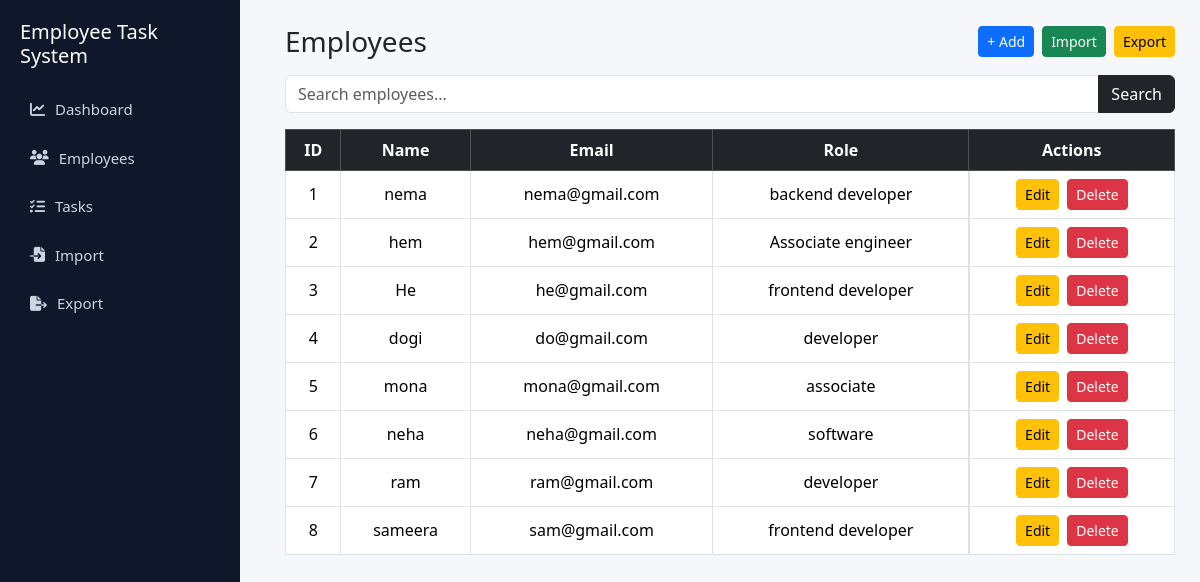
/employees/, run on an earlier commit of the app's database.
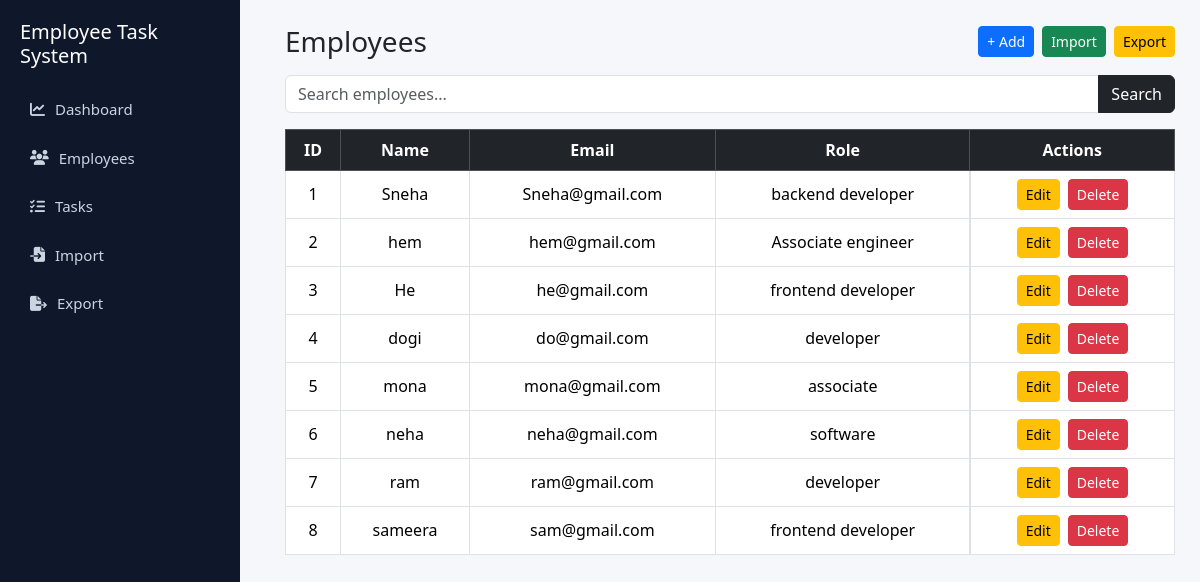
And on a later commit of the database.
### employees/models.py (models this page shows, shortened)
class Employee(models.Model):
    name = models.CharField(max_length=100)
    email = models.EmailField(unique=True)
    phone = models.CharField(max_length=15, blank=True, null=True)
    role = models.CharField(max_length=100, blank=True, null=True)  # ✅ add this
    joined_date = models.DateTimeField(auto_now_add=True)

### employees/views.py (the view)
# urls.py: path('employees/', views.employee_list, name='employee_list'),
def employee_list(request):
    search = request.GET.get("search", "")
    if search:
        employees = Employee.objects.filter(
            Q(name__icontains=search) |
            Q(email__icontains=search) |
            Q(role__icontains=search)
        ).order_by('-id')
    else:
        employees = Employee.objects.all().order_by('-id')
    return render(request, 'employees/employee_list.html', {
        "employees": employees,
        "search": search
    })

### employees/templates/employees/employee_list.html (shortened to what this page needs)
{% extends 'employees/base.html' %}
{% block content %}
<div class="d-flex justify-content-between align-items-center mb-3 flex-wrap">
  <h3 class="m-0">Employees</h3>
  <div class="d-flex gap-2 flex-wrap buttons-bar">
    <a href="{% url 'add_employee' %}" class="btn btn-primary btn-sm">+ Add</a>
    <a href="{% url 'import_excel' %}" class="btn btn-success btn-sm">Import</a>
    <a href="{% url 'export_excel' %}" class="btn btn-warning btn-sm">Export</a>
  </div>
</div>
<form method="get" class="mb-3 w-100">
  <div class="input-group search-bar">
    <input type="text" name="search" value="{{ search }}" placeholder="Search employees..." class="form-control">
    <button class="btn btn-dark">Search</button>
  </div>
</form>
<div class="card-box table-shadow">
  <div class="table-responsive">
    <table class="table align-middle text-center table-bordered">
      <thead class="table-dark">
        <tr>
          <th>ID</th>
          <th>Name</th>
          <th>Email</th>
          <th>Role</th>
          <th>Actions</th>
        </tr>
      </thead>
      <tbody>
        {% for e in employees %}
        <tr>
          <td>{{ forloop.counter }}</td>
          <td>{{ e.name }}</td>
          <td>{{ e.email }}</td>
          <td>{{ e.role }}</td>
          <td class="d-flex justify-content-center gap-2 flex-wrap">
            <a class="btn btn-sm btn-warning" href="{% url 'edit_employee' e.id %}">Edit</a>
            <form action="{% url 'delete_employee' e.id %}" method="POST">
              <button class="btn btn-sm btn-danger">Delete</button>
            </form>
          </td>
        </tr>
        {% empty %}
        <tr>
          <td colspan="5" class="text-center">No employees found</td>
        </tr>
        {% endfor %}
      </tbody>
    </table>
  </div>
</div>
{% endblock %}

### employees/templates/employees/base.html (shortened to what this page needs)
<!DOCTYPE html>
<html lang="en">
<head>
<link href="https://cdn.jsdelivr.net/npm/bootstrap@5.3.2/dist/css/bootstrap.min.css" rel="stylesheet">
<link rel="stylesheet" href="https://cdnjs.cloudflare.com/ajax/libs/font-awesome/6.5.0/css/all.min.css">
</head>
<body>
<div class="sidebar d-none d-lg-flex">
  <h5>Employee Task System</h5>
  <a href="{% url 'dashboard' %}"><i class="fa fa-chart-line"></i> Dashboard</a>
  <a href="{% url 'employee_list' %}"><i class="fa fa-users"></i> Employees</a>
  <a href="{% url 'task_list' %}"><i class="fa fa-tasks"></i> Tasks</a>
  <a href="{% url 'import_excel' %}"><i class="fa fa-file-import"></i> Import</a>
  <a href="{% url 'export_excel' %}"><i class="fa fa-file-export"></i> Export</a>
</div>
<div class="content">
  {% block content %}{% endblock %}
</div>
</body>
</html>

### employees/templates/employees/base.html (style rules this page uses)
body { background:#f5f7fb; overflow-x:hidden; }
.sidebar { width:240px; background:#0f172a; color:white; position:fixed; top:0; bottom:0; left:0; padding:20px; display:flex; flex-direction:column; }
.sidebar h5 { color:white; margin-bottom:20px; }
.sidebar a { color:#cbd5e1; padding:10px; text-decoration:none; display:flex; align-items:center; gap:10px; border-radius:6px; margin-bottom:6px; font-size:15px; }
.content { margin-left:260px; padding:25px; }

### employees/templates/employees/employee_list.html (style rules this page uses)
.buttons-bar { margin-left: auto; }
@media (min-width: 992px) { .search-bar { max-width: 100% !important; } }

What changed in the data, as far as the page shows it:
changed Employee "backend developer": name "nema" → "Sneha"; email "nema@gmail.com" → "Sneha@gmail.com"
